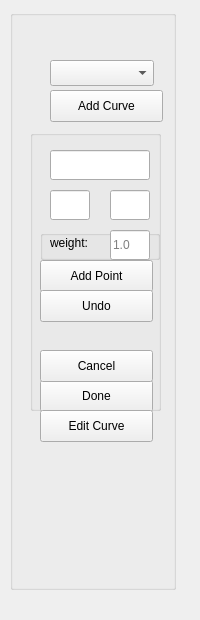
<?xml version="1.0" encoding="UTF-8"?>
<ui version="4.0">
 <class>addCurveWidget</class>
 <widget class="QWidget" name="addCurveWidget">
  <property name="geometry">
   <rect>
    <x>0</x>
    <y>0</y>
    <width>200</width>
    <height>620</height>
   </rect>
  </property>
  <property name="windowTitle">
   <string>Form</string>
  </property>
  <widget class="QGroupBox" name="mainPanelBox">
   <property name="geometry">
    <rect>
     <x>10</x>
     <y>10</y>
     <width>166</width>
     <height>580</height>
    </rect>
   </property>
   <property name="title">
    <string/>
   </property>
   <property name="flat">
    <bool>true</bool>
   </property>
   <widget class="QGroupBox" name="addPointBox">
    <property name="enabled">
     <bool>true</bool>
    </property>
    <property name="geometry">
     <rect>
      <x>20</x>
      <y>120</y>
      <width>131</width>
      <height>281</height>
     </rect>
    </property>
    <property name="title">
     <string/>
    </property>
    <property name="flat">
     <bool>true</bool>
    </property>
    <widget class="QLineEdit" name="xPos">
     <property name="geometry">
      <rect>
       <x>20</x>
       <y>60</y>
       <width>40</width>
       <height>30</height>
      </rect>
     </property>
     <property name="inputMethodHints">
      <set>Qt::ImhNone</set>
     </property>
    </widget>
    <widget class="QLineEdit" name="yPos">
     <property name="enabled">
      <bool>true</bool>
     </property>
     <property name="geometry">
      <rect>
       <x>80</x>
       <y>60</y>
       <width>40</width>
       <height>30</height>
      </rect>
     </property>
    </widget>
    <widget class="QPushButton" name="addPointButton">
     <property name="geometry">
      <rect>
       <x>10</x>
       <y>130</y>
       <width>113</width>
       <height>32</height>
      </rect>
     </property>
     <property name="text">
      <string>Add Point</string>
     </property>
    </widget>
    <widget class="QPushButton" name="saveCurveButton">
     <property name="geometry">
      <rect>
       <x>10</x>
       <y>250</y>
       <width>113</width>
       <height>32</height>
      </rect>
     </property>
     <property name="text">
      <string>Done</string>
     </property>
    </widget>
    <widget class="QLineEdit" name="curveName">
     <property name="enabled">
      <bool>true</bool>
     </property>
     <property name="geometry">
      <rect>
       <x>20</x>
       <y>20</y>
       <width>100</width>
       <height>30</height>
      </rect>
     </property>
    </widget>
    <widget class="QPushButton" name="undoAddPointButton">
     <property name="geometry">
      <rect>
       <x>10</x>
       <y>160</y>
       <width>113</width>
       <height>32</height>
      </rect>
     </property>
     <property name="text">
      <string>Undo</string>
     </property>
    </widget>
    <widget class="QPushButton" name="cancelAddCurveButton">
     <property name="geometry">
      <rect>
       <x>10</x>
       <y>220</y>
       <width>113</width>
       <height>32</height>
      </rect>
     </property>
     <property name="text">
      <string>Cancel</string>
     </property>
    </widget>
    <widget class="QGroupBox" name="weightBox">
     <property name="geometry">
      <rect>
       <x>10</x>
       <y>100</y>
       <width>120</width>
       <height>30</height>
      </rect>
     </property>
     <property name="acceptDrops">
      <bool>false</bool>
     </property>
     <property name="autoFillBackground">
      <bool>false</bool>
     </property>
     <property name="title">
      <string/>
     </property>
     <property name="flat">
      <bool>true</bool>
     </property>
     <widget class="QLineEdit" name="weightVal">
      <property name="geometry">
       <rect>
        <x>70</x>
        <y>0</y>
        <width>40</width>
        <height>30</height>
       </rect>
      </property>
      <property name="inputMethodHints">
       <set>Qt::ImhNone</set>
      </property>
      <property name="placeholderText">
       <string>1.0</string>
      </property>
     </widget>
     <widget class="QLabel" name="weightLabel">
      <property name="geometry">
       <rect>
        <x>10</x>
        <y>5</y>
        <width>60</width>
        <height>16</height>
       </rect>
      </property>
      <property name="text">
       <string>weight:</string>
      </property>
     </widget>
    </widget>
   </widget>
   <widget class="QPushButton" name="addCurveButton">
    <property name="geometry">
     <rect>
      <x>40</x>
      <y>80</y>
      <width>113</width>
      <height>32</height>
     </rect>
    </property>
    <property name="text">
     <string>Add Curve</string>
    </property>
   </widget>
   <widget class="QComboBox" name="setCurveType">
    <property name="geometry">
     <rect>
      <x>40</x>
      <y>50</y>
      <width>104</width>
      <height>26</height>
     </rect>
    </property>
   </widget>
   <widget class="QPushButton" name="editCurveButton">
    <property name="geometry">
     <rect>
      <x>30</x>
      <y>400</y>
      <width>113</width>
      <height>32</height>
     </rect>
    </property>
    <property name="text">
     <string>Edit Curve</string>
    </property>
   </widget>
  </widget>
 </widget>
 <resources/>
 <connections/>
</ui>
